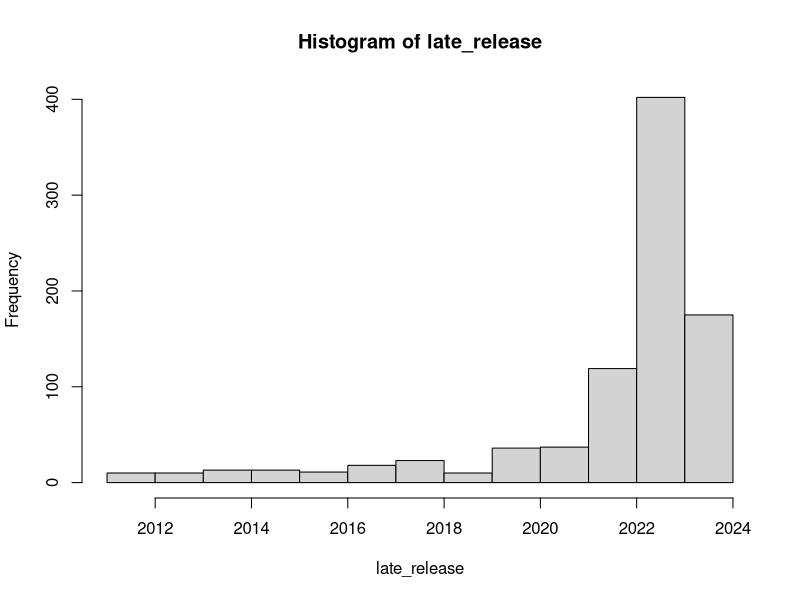
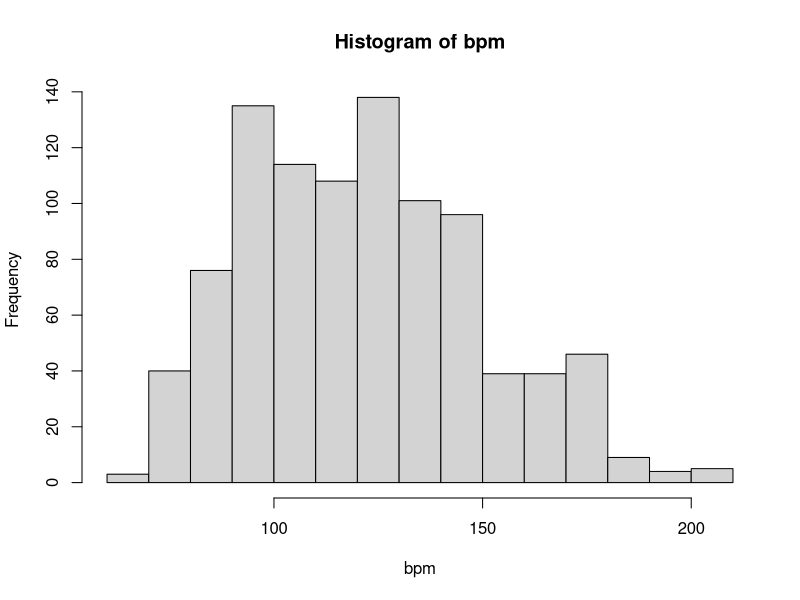
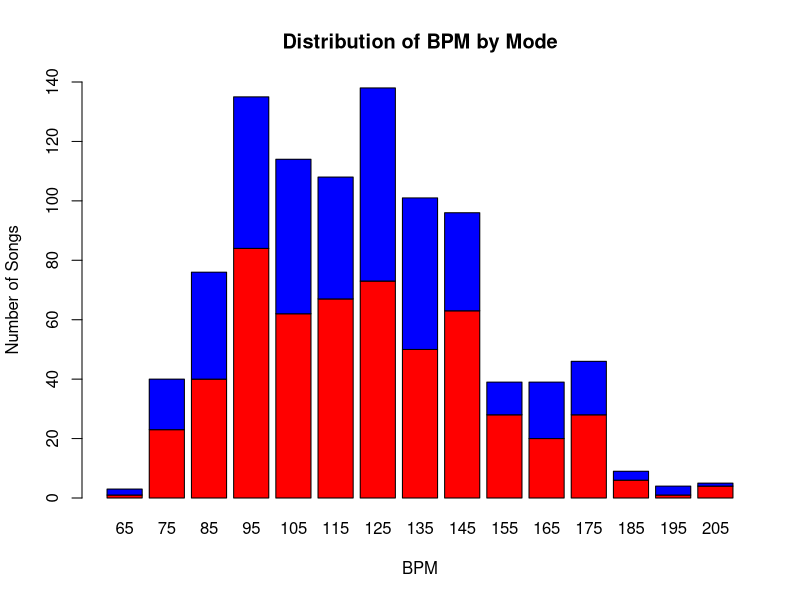
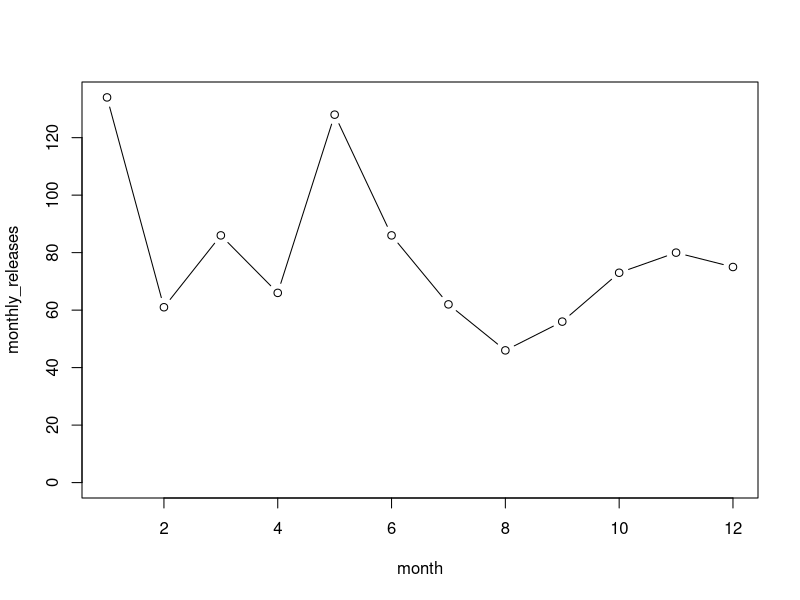
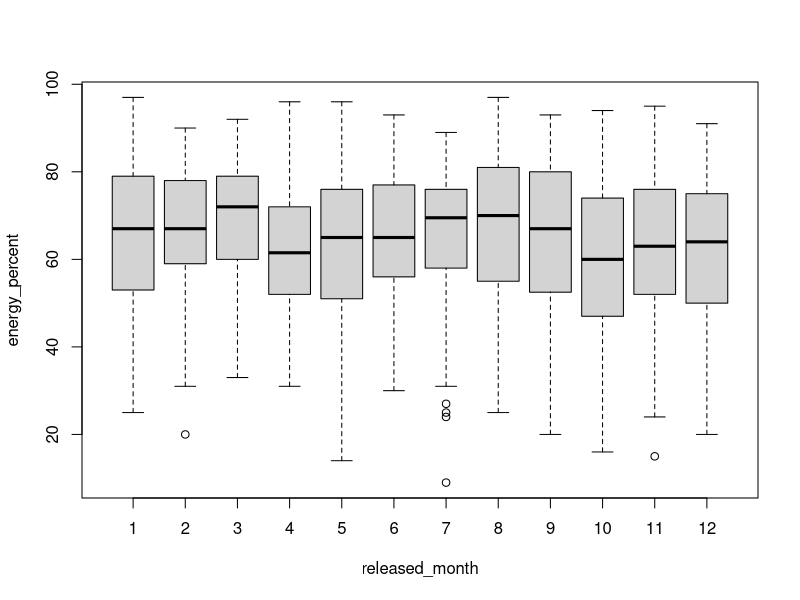
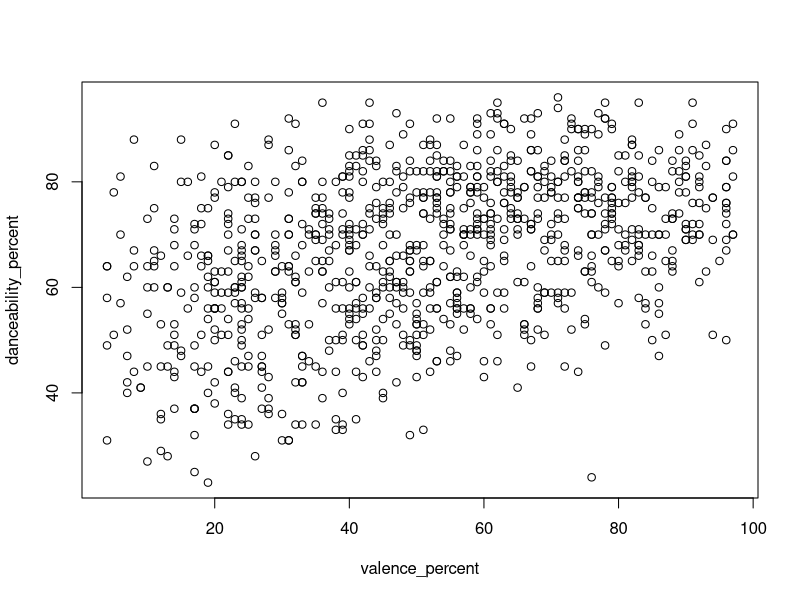
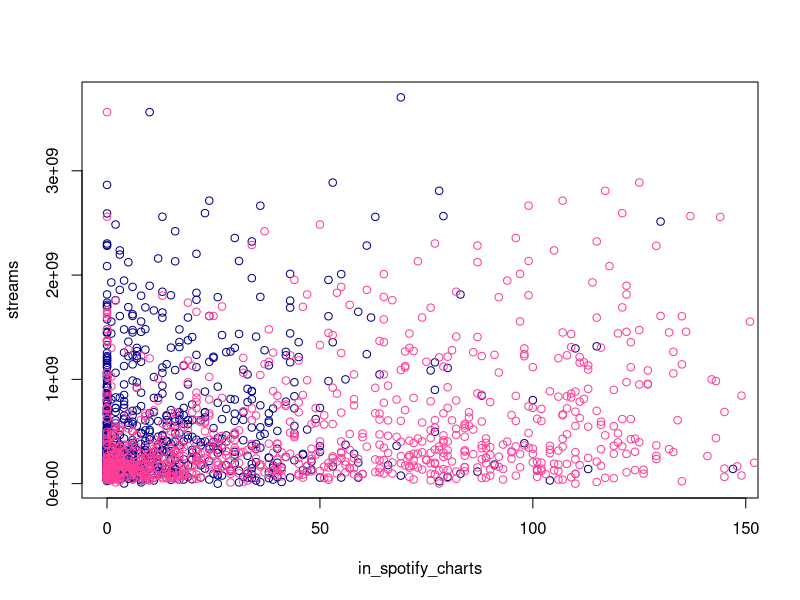
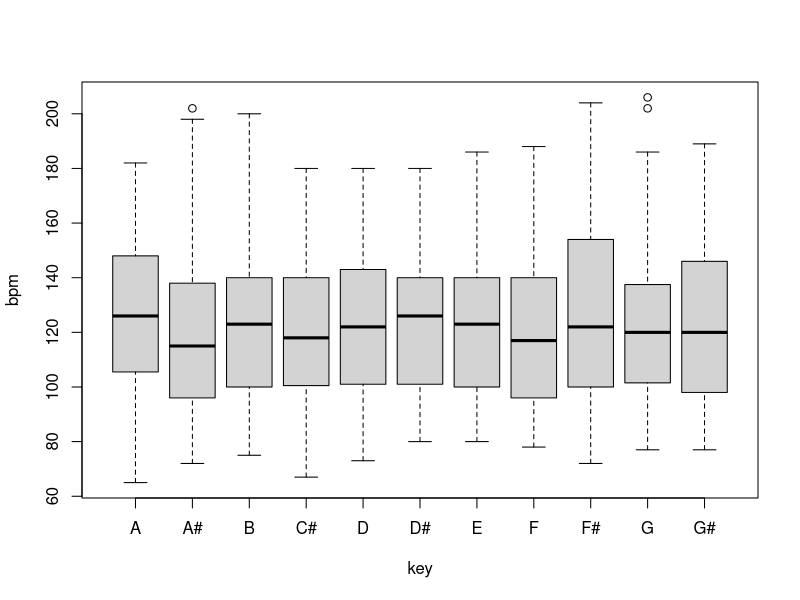

These charts were generated, in order, by the following R code:
spot <- read.csv("spotify.csv")

names(spot)
attach(spot)

late_release <- released_year[released_year>2010] + 0.5
hist(late_release)

colors <- c("red", "blue")

bhist <- hist(bpm)

bpm_group <- cut(bpm, bhist$breaks)
print(bpm_group)
levels(bpm_group) <- bhist$mids
bpm_mid <- as.numeric(bpm_group)

bpm_mode_table <- table(mode, bpm_group)

print(bpm_mode_table)

barplot(bpm_mode_table, 
        beside = FALSE, 
        col = colors, 
        ylab = "Number of Songs", 
        xlab = "BPM", 
		  ylim = c(0, 140),
        main = "Distribution of BPM by Mode"

)


summary(lm(in_apple_charts~in_spotify_charts))

mtab <- table(released_month)
month <- as.numeric(names(mtab))
monthly_releases <- as.numeric(mtab)

print(data.frame(month, monthly_releases))

plot(
	month, monthly_releases
	, type="b"
	, ylim = c(0, max(monthly_releases))
)

boxplot(energy_percent ~ released_month)

plot(
	valence_percent, danceability_percent
)


maxStreams <- max(streams, na.rm=TRUE)
print(maxStreams)

plot(
	in_spotify_charts, streams, col="darkblue"
	## , log="xy"
	, ylim = c(1e7, maxStreams)
)
points(in_apple_charts, streams, col="violetred1")


energy_ratio <- energy_percent/bpm

boxplot(bpm~key)
boxplot(bpm~mode)
boxplot(bpm~factor(released_month))
boxplot(energy_percent~key)
boxplot(energy_percent~mode)
boxplot(energy_percent~factor(released_month))
boxplot(energy_ratio~key)
boxplot(energy_ratio~mode)
boxplot(energy_ratio~factor(released_month))


ytab <- table(released_year)
print(ytab)

year <- as.numeric(names(ytab))
released <- as.numeric(ytab)

plot(
	year, released
	, log="y"
	, type="b"
)
